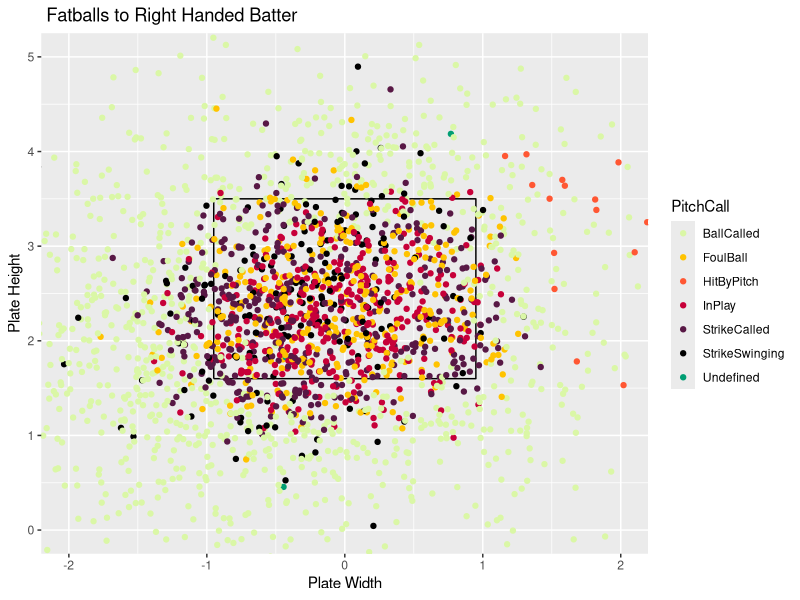
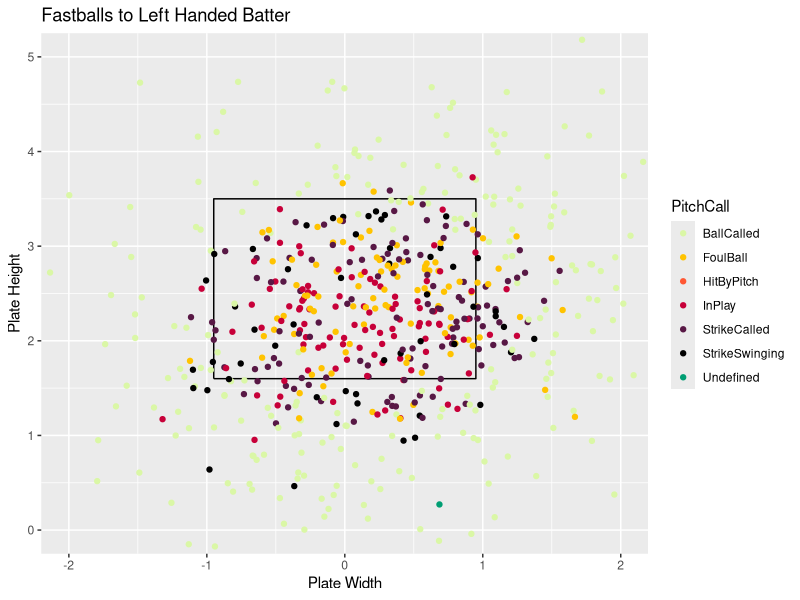

Here is the R script that generated these plots, in order:
## ---- chunk 1
knitr::opts_chunk$set(fig.align = "center", fig.width = 4, fig.height = 4, comment = NA, message = FALSE, warning = FALSE, echo = FALSE)
library(readr)
library(dplyr)
library(ggplot2)
library(tidyverse)
Master <- read_csv("Master.csv")
Pitcher <- Master %>%
  filter(PitcherTeam == "APP_MOU" | PitcherTeam == "APP_PRA")
x <- c(-.95,.95,.95,-.95,-.95)
z <- c(1.6,1.6,3.5,3.5,1.6)
sz <- data_frame(x, z)
## ---- chunk 2
FastballsThrownR <- Pitcher %>%
  filter(TaggedPitchType == "Fastball" & BatterSide == "Right" & RelSpeed)
ggplot() +
  geom_path(data = sz, aes(x = x, y = z)) +
  coord_equal() +
  xlab("Plate Width") +
  ylab("Plate Height") +
  ggtitle(" Fatballs to Right Handed Batter") +
  geom_point(data = FastballsThrownR,aes(x = PlateLocSide, y = PlateLocHeight, color = PitchCall)) +
  coord_cartesian(xlim = c(-2, 2), ylim = c(0, 5)) +
  scale_color_discrete(limits = c("StrikeSwinging" ,"StrikeCalled", "BallCalled", "HitByPitch", "InPlay", "FoulBall")) +
 scale_color_manual(values = c("#DAF7A6","#FFC300", "#FF5733", "#C70039", "#581845", "#000000", "#009E73"))
## ---- chunk 3
FastballsThrownL <- Pitcher %>%
  filter(TaggedPitchType == "Fastball" & BatterSide == "Left")
ggplot() +
  geom_path(data = sz, aes(x = x, y = z)) +
  coord_equal() +
  xlab("Plate Width") +
  ylab("Plate Height") +
  ggtitle("Fastballs to Left Handed Batter") +
  geom_point(data = FastballsThrownL,aes(x = PlateLocSide, y = PlateLocHeight, color = PitchCall)) +
  coord_cartesian(xlim = c(-2, 2), ylim = c(0, 5)) +
  scale_color_discrete(limits = c("StrikeSwinging" ,"StrikeCalled", "BallCalled", "HitByPitch", "InPlay", "FoulBall")) +
 scale_color_manual(values = c("#DAF7A6","#FFC300", "#FF5733", "#C70039", "#581845", "#000000", "#009E73"))
